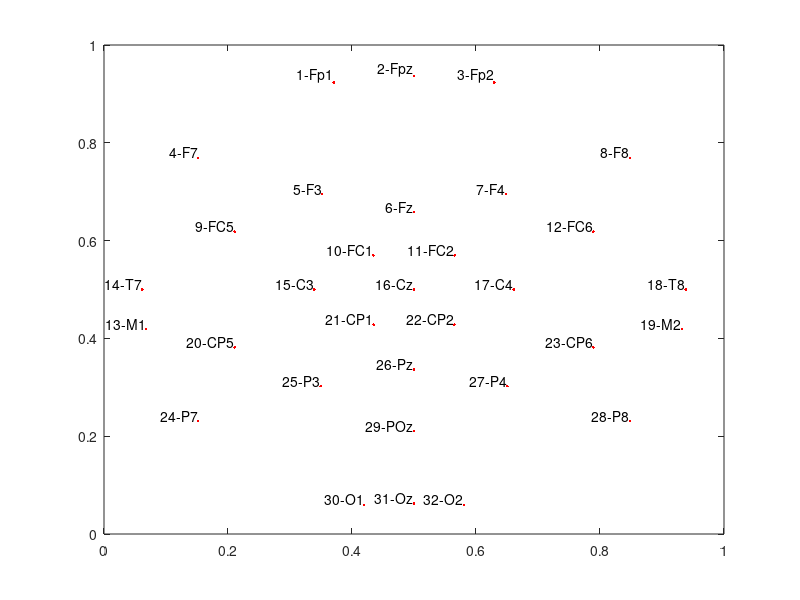

Recreate this plot in MATLAB.
%% TMSi (32 channels)
AllchanNames={'Fp1','Fpz','Fp2','F7','F3','Fz','F4','F8','FC5','FC1','FC2','FC6','M1','T7','C3','Cz','C4','T8','M2','CP5','CP1','CP2','CP6','P7','P3','Pz','P4','P8','POz','O1','Oz','O2'};
labels = {' 1-Fp1',' 2-Fpz',' 3-Fp2',' 4-F7',' 5-F3',' 6-Fz',' 7-F4',' 8-F8','9-FC5','10-FC1','11-FC2','12-FC6','13-M1','14-T7','15-C3','16-Cz','17-C4','18-T8','19-M2','20-CP5','21-CP1','22-CP2','23-CP6','24-P7','25-P3','26-Pz','27-P4','28-P8','29-POz','30-O1','31-Oz','32-O2'};
%% include channel 1 (33 channels)
% AllchanNames={'CREF','Fp1','Fpz','Fp2','F7','F3','Fz','F4','F8','FC5','FC1','FC2','FC6','M1','T7','C3','Cz','C4','T8','M2','CP5','CP1','CP2','CP6','P7','P3','Pz','P4','P8','POz','O1','Oz','O2'};
% labels = {'1-CREF',' 2-Fp1',' 3-Fpz',' 4-Fp2',' 5-F7',' 6-F3',' 7-Fz',' 8-F4',' 9-F8','10-FC5','11-FC1','12-FC2','13-FC6','14-M1','15-T7','16-C3','17-Cz','18-C4','19-T8','20-M2','21-CP5','22-CP1','23-CP2','24-CP6','25-P7','26-P3','27-Pz','28-P4','29-P8','30-POz','31-O1','32-Oz','33-O2'};
%% 3D coordinates of the 33 channels
X=[0.8333,0.94899,0.99585,0.94899,0.58755,0.65354,0.67069,0.65354,0.58755,0.33402,0.35419,0.35419,0.33402,-0.17365,0,0,0,0,0,-0.17365,-0.33402,-0.36228,-0.36228,-0.33402,-0.58755,-0.65747,-0.68225,-0.65747,-0.58755,-0.89101,-0.98006,-0.99613,-0.98006];
Y=[0,0.30834,0,-0.30834,0.80869,0.52922,0,-0.52922,-0.80869,0.87016,0.35419,-0.35419,-0.87016,0.98481,1,0.70041,0,-0.70041,-1,-0.98481,0.87016,0.34985,-0.34985,-0.87016,0.80869,0.53241,0,-0.53241,-0.80869,0,0.1905,0,-0.1905];
Z=[0.4164,0.065926,0.09098,0.065926,0.028271,0.54112,0.74174,0.54112,0.028271,0.36228,0.8655,0.8655,0.36228,0,0,0.71374,1,0.71374,0,0,0.36228,0.86392,0.86392,0.36228,0.028271,0.53317,0.73112,0.53317,0.028271,0.45399,0.056519,0.087851,0.056519];
%% Reduced to 32 channels
X=X(2:33);Y=Y(2:33);Z=Z(2:33);
%% Calculate subplot coordinates for scalp map
% cd /home/zhibin/Documents/GitHub/Motor_cordination/EEGanalysis
% load('coordinates.mat');
% X = [chanlocs128.X];
% Y = [chanlocs128.Y];
% Z = [chanlocs128.Z];
% labels = {'FP1','FPZ','FP2','AF3','AF4','F11','F7','F5','F3','F1','FZ','F2','F4','F6','F8','F12','FT11','FC5','FC3','FC1','FCZ','FC2','FC4','FC6','FT12','T7','C5','C3','C1','CZ','C2','C4','C6','T8','TP7','CP5','CP3','CP1','CPZ','CP2','CP4','CP6','TP8','M1','M2','P7','P5','P3','P1','PZ','P2','P4','P6','P8','PO7','PO3','POZ','PO4','PO8','O1','OZ','O2','CB1','CB2','AFP1','AFP2','AF7','AF5','AFZ','AF6','AF8','AFF5H','AFF3H','AFF1H','AFF2H','AFF4H','AFF6H','F9','F10','FFT7H','FFC5H','FFC3H','FFC1H','FFC2H','FFC4H','FFC6H','FFT8H','FT9','FT7','FT8','FT10','FTT7H','FCC5H','FCC3H','FCC1H','FCC2H','FCC4H','FCC6H','FTT8H','TTP7H','CCP5H','CCP3H','CCP1H','CCP2H','CCP4H','CCP6H','TTP8H','TPP7H','CPP5H','CPP3H','CPP1H','CPP2H','CPP4H','CPP6H','TPP8H','P9','P10','PPO3H','PPO1H','PPO2H','PPO4H','PO9','PO5','PO1','PO2','PO6','PO10','CBZ'};
% labels = {'1-FP1', '2-FPZ', '3-FP2', '4-AF3', '5-AF4', '6-F11', '7-F7', '8-F5', '9-F3', '10-F1', '11-FZ', '12-F2', '13-F4', '14-F6', '15-F8', '16-F12', '17-FT11', '18-FC5', '19-FC3', '20-FC1', '21-FCZ', '22-FC2', '23-FC4', '24-FC6', '25-FT12', '26-T7', '27-C5', '28-C3', '29-C1', '30-CZ', '31-C2', '32-C4', '33-C6', '34-T8', '35-TP7', '36-CP5', '37-CP3', '38-CP1', '39-CPZ', '40-CP2', '41-CP4', '42-CP6', '43-TP8', '44-M1', '45-M2', '46-P7', '47-P5', '48-P3', '49-P1', '50-PZ', '51-P2', '52-P4', '53-P6', '54-P8', '55-PO7', '56-PO3', '57-POZ', '58-PO4', '59-PO8', '60-O1', '61-OZ', '62-O2', '63-CB1', '64-CB2', '65-AFP1', '66-AFP2', '67-AF7', '68-AF5', '69-AFZ', '70-AF6', '71-AF8', '72-AFF5H', '73-AFF3H', '74-AFF1H', '75-AFF2H', '76-AFF4H', '77-AFF6H', '78-F9', '79-F10', '80-FFT7H', '81-FFC5H', '82-FFC3H', '83-FFC1H', '84-FFC2H', '85-FFC4H', '86-FFC6H', '87-FFT8H', '88-FT9', '89-FT7', '90-FT8', '91-FT10', '92-FTT7H', '93-FCC5H', '94-FCC3H', '95-FCC1H', '96-FCC2H', '97-FCC4H', '98-FCC6H', '99-FTT8H', '100-TTP7H', '101-CCP5H', '102-CCP3H', '103-CCP1H', '104-CCP2H', '105-CCP4H', '106-CCP6H', '107-TTP8H', '108-TPP7H', '109-CPP5H', '110-CPP3H', '111-CPP1H', '112-CPP2H', '113-CPP4H', '114-CPP6H', '115-TPP8H', '116-P9', '117-P10', '118-PPO3H', '119-PPO1H', '120-PPO2H', '121-PPO4H', '122-PO9', '123-PO5', '124-PO1', '125-PO2', '126-PO6', '127-PO10', '128-CBZ'};

sort(Z) %just to examine
ZZ=((max(Z)-min(Z))*1.5-(Z-min(Z)))./((max(Z)-min(Z))*1.5); %Make higher Z smaller fraction
sort(ZZ) %just to examine

XXPLOT=(10*Y)*0.95;
YYPLOT=(10*X)*0.8;

XXPLOT=XXPLOT.*ZZ;
YYPLOT=YYPLOT.*ZZ;

XXPLOT=-1*XXPLOT;
YYPLOT=YYPLOT;

XXPLOT=XXPLOT*0.6;
YYPLOT=YYPLOT*0.7;

% adjust to [0 1]
XXPLOT=XXPLOT/13+0.5;
YYPLOT=YYPLOT/12+0.5;

figure('units','normalized','outerposition',[0 0 1 1]);
plot(XXPLOT,YYPLOT,'r.');

% labels = {'FP1','FPZ','FP2','AF3','AF4','F11','F7','F5','F3','F1','FZ','F2','F4','F6','F8','F12','FT11','FC5','FC3','FC1','FCZ','FC2','FC4','FC6','FT12','T7','C5','C3','C1','CZ','C2','C4','C6','T8','TP7','CP5','CP3','CP1','CPZ','CP2','CP4','CP6','TP8','M1','M2','P7','P5','P3','P1','PZ','P2','P4','P6','P8','PO7','PO3','POZ','PO4','PO8','O1','OZ','O2','CB1','CB2','AFP1','AFP2','AF7','AF5','AFZ','AF6','AF8','AFF5H','AFF3H','AFF1H','AFF2H','AFF4H','AFF6H','F9','F10','FFT7H','FFC5H','FFC3H','FFC1H','FFC2H','FFC4H','FFC6H','FFT8H','FT9','FT7','FT8','FT10','FTT7H','FCC5H','FCC3H','FCC1H','FCC2H','FCC4H','FCC6H','FTT8H','TTP7H','CCP5H','CCP3H','CCP1H','CCP2H','CCP4H','CCP6H','TTP8H','TPP7H','CPP5H','CPP3H','CPP1H','CPP2H','CPP4H','CPP6H','TPP8H','P9','P10','PPO3H','PPO1H','PPO2H','PPO4H','PO9','PO5','PO1','PO2','PO6','PO10','CBZ'};;
text(XXPLOT,YYPLOT,labels,'VerticalAlignment','bottom','HorizontalAlignment','right');
%%
